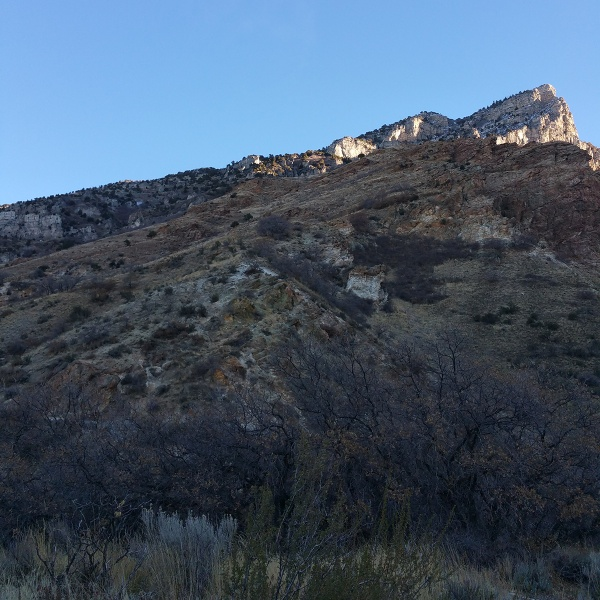
#> input picture test1/pic1.jpg, 600 x 600 px, found by its file name
$ python stitching.py   (older library calls are emulated)
#> lines starting #> are read from the running program, lines starting #| are printed output that depends on the picture; after the words box and inside, x2 and y2 are one past the last pixel; in counts of white or black regions, pixels touching at a corner belong together
### features.py
import numpy as np
import cv2

class FeatureExtractor:
    def __init__(self, type='SIFT'):
        if type=='SIFT':
            self.extractor = cv2.xfeatures2d.SIFT_create()
        elif type=='SURF':
            self.extractor = cv2.xfeatures2d.SURF_create()
        elif type=='ORB':
            self.extractor = cv2.ORB_create()
        else:
            raise typeError("Error, unknown feature type!")

    def getFeatures(self, img):
        kp, des = self.extractor.detectAndCompute(img, None)
        return kp, des

# [11 lines that do not run on import are left out]

### matches.py
import numpy as np
import cv2
from features import FeatureExtractor

MIN_MATCH_COUNT = 10
FLANN_INDEX_KDTREE = 0
LOWES_RATIO = 0.5

class FeatureMatcher:
    def __init__(self):
        index_params = dict(algorithm = FLANN_INDEX_KDTREE, trees = 5)
        search_params = dict(checks = 50)
        self.matcher = cv2.FlannBasedMatcher(index_params, search_params)

    def match(self, des1, des2):
        matches = self.matcher.knnMatch(des2, des1, k=2)

        # store all the good matches as per Lowe's ratio test.
        good = []
        for m, n in matches:
            if m.distance < LOWES_RATIO*n.distance:
                good.append(m)

        return good

    def getTransform(self, kp1, kp2, des1, des2, good=None, type='homography'):
        if good is None:
            good = self.match(des1, des2)

        if len(good)>MIN_MATCH_COUNT:
            src_pts = np.float32([ kp2[m.queryIdx].pt for m in good ]).reshape(-1,1,2)
            dst_pts = np.float32([ kp1[m.trainIdx].pt for m in good ]).reshape(-1,1,2)

            if type=='homography':
                M, mask = cv2.findHomography(src_pts, dst_pts, cv2.RANSAC,5.0)

            if type=='affine':
                M, mask = cv2.estimateAffine2D(src_pts, dst_pts, cv2.RANSAC, ransacReprojThreshold=5.0)
                M = np.append(M, [[0,0,1]], axis=0)

            # matchesMask = mask.ravel().tolist()
        else:
            print("Not enough matches are found - %d/%d" % (len(good), MIN_MATCH_COUNT))
            M, mask = None, None

        return M, mask


# [20 lines that do not run on import are left out]

### stitching.py
import numpy as np
import cv2
from features import FeatureExtractor
from matches import FeatureMatcher
from cylindrical import cylindricalWarpImage
from spherical import warpSpherical
from timeit import default_timer as timer

class Stitcher:
    def __init__(self, image_names=[], f=800, mode='Spherical'):
#> called with f = 800, mode = 'Flat'
        self.__images = []
        self.__image_masks = []
        self.__features = []
        self.__image_pairs = []
        self.__start = None
        self.extractor = FeatureExtractor()
        self.matcher = FeatureMatcher()

        for image_name in image_names:
            img = cv2.imread(image_name)
#> img is the input picture: shape (600, 600, 3); mean B, G, R 104.5, 86, 69.5

            if mode=='Cylindrical':
                self.__transform_method = 'affine'
                #### convert rectangler to cylindrical
                h,w = img.shape[:2]
                start=timer()
                K = np.array([[f, 0, w/2], [0, f, h/2], [0, 0, 1]]) # mock calibration matrix
                cylindrical_img, cylindrical_mask = cylindricalWarpImage(img, K)
                end=timer()
                print("convert time", end-start)
                print("converting", image_name, "to cylindrical ... ")
                # print("cylindrical mask dtype:", cylindrical_mask.dtype)
                # print("cylindrical mask shape:", cylindrical_mask.shape)

                self.__images.append(cylindrical_img)
                self.__image_masks.append(cylindrical_mask)

            if mode=='Spherical':
                self.__transform_method = 'affine'
                #### convert rectangler to spherical
                # f = 3000
                start=timer()
                spherical_img, spherical_mask = warpSpherical(img, f)
                end=timer()
                print("convert time", end-start)
                print("converting", image_name, "to spherical ... ")

                self.__images.append(spherical_img)
                self.__image_masks.append(spherical_mask)

            if mode=='Flat':
                self.__transform_method = 'homography'
                #### flat
                self.__images.append(img)
                self.__image_masks.append(np.ones(img.shape[:2], dtype=np.uint8)*255)

    def prepare_features(self):
        self.__features = []
        for i in range(len(self.__images)):
            # convert images to grayscale
            gray = cv2.cvtColor(self.__images[i], cv2.COLOR_RGB2GRAY)

            # extract features from images
            kp, des = self.extractor.getFeatures(gray)

            # store features
            feature = dict(kp=kp, des=des)
            self.__features.append(feature)

    def is_all_connected(self, all_nodes, connection, s, nodes_visited=set()):
        nodes_visited.add(s)
        for node in connection[s]:
            if node not in nodes_visited:
                self.is_all_connected(all_nodes, connection, node, nodes_visited)

        # print("nodes_visited in is_all_connected", nodes_visited)
        # print("all_nodes in is_all_connected", all_nodes)
        # print("edges in is_all_connected", connection)
        if nodes_visited==all_nodes:
            return True
        else:
            return False

    def bfs_find_pairs(self, connection, s, good_matrix, nodes_visited=set()):
        nodes_visited.add(s)
        for node in connection[s]:
            if node not in nodes_visited:
                pair_details = dict(src_index=s,
                                    dst_index=node,
                                    good_matched_points=good_matrix[s][node])
                self.__image_pairs.append(pair_details)
                self.bfs_find_pairs(connection, node, good_matrix, nodes_visited)

    def find_most_pair_two_images(self):
        #### prepare features
        if self.__features == []:
            self.prepare_features()

        #### initializa
        pair_matrix = np.zeros((len(self.__images), len(self.__images)))
        good_matrix = [[ None for _ in range(len(self.__images))]
                       for _ in range(len(self.__images))]

        #### find matches amount matrix
        print("matching features ...")
        for pre_i in range(len(self.__images)):
            for i in range(len(self.__images)):
                if pre_i==i:
                    continue

                print("matching features on image %d and image %d ..." % (pre_i, i))

                # matches feature
                # good = self.matcher.match(
                #     self.__features[pre_i]['des'], self.__features[i]['des']) # ->
                good = self.matcher.match(
                    self.__features[i]['des'], self.__features[pre_i]['des'])
                pair_matrix[pre_i, i] = len(good)
                good_matrix[pre_i][i] = good

        # print(pair_matrix)

        #### find the most pair image relationship
        image_number = len(pair_matrix)
        maximum_index = np.argmax(pair_matrix)
        row = maximum_index // image_number
        col = maximum_index % image_number
        # print("maximum_index =", maximum_index, "len(pair_matrix) =", image_number)
        # print("row =", row, "col =", col)
        # print("The maximum value is", pair_matrix[row][col])

        pair_matrix[row][col] = -1

        all_nodes = set([i for i in range(image_number)])
        nodes = set()
        nodes.add(row)
        nodes.add(col)

        edges = {}
        edges[row] = set()
        edges[row].add(col)
        edges[col] = set()
        edges[col].add(row)

        # print("all_nodes =", all_nodes)
        # print("nodes =", nodes)
        # print("edges =", edges)

        self.__start = row
        # print("Is a closed tree?", self.is_all_connected(all_nodes, edges, self.__start))
        while not self.is_all_connected(all_nodes, edges, self.__start, set()):
            maximum_index = np.argmax(pair_matrix)
            row = maximum_index // image_number
            col = maximum_index % image_number
            # [4 lines of commented-out code are left out]

            pair_matrix[row][col] = -1

            if row not in nodes:
                edges[row] = set()
            if col not in nodes:
                edges[col] = set()
            edges[row].add(col)
            edges[col].add(row)

            nodes.add(row)
            nodes.add(col)

            # [7 lines of commented-out code are left out]
        self.bfs_find_pairs(edges, self.__start, good_matrix, set())


        # #### find the most pair image relationship (old)
        # pair_amount_sum = np.sum(pair_matrix, axis=1)
        # # print(pair_amount_sum)
        # ordered_index = np.argsort(pair_amount_sum)
        # # ordered_index = np.flip(ordered_index, axis=0)
        # # print(ordered_index)
        # img_index = ordered_index[0]
        # self.__start = img_index
        # for i in range(len(ordered_index)-1):
        #
        #     max_index = np.argmax(pair_matrix[img_index])
        #     # while max_index<i:# max_index in most_pair_image:
        #     #     pair_matrix[img_index][max_index] = 0
        #     #     max_index = np.argmax(pair_matrix[img_index])
        #     most_pair_image[img_index] = max_index
        #     pair_matrix[max_index][img_index] = 0 # avoid linked back
        #     pair_details = dict(src_index=img_index,
        #                         dst_index=max_index,
        #                         good_matched_points=good_matrix[img_index][max_index])
        #     self.__image_pairs.append(pair_details)
        #
        #     # print(pair_matrix)
        #     # print()
        #     img_index = max_index
        # return most_pair_image

    def find_Hs(self):
        # Initialize
        Hs = []
        # prepare pair details
        start = timer()

        if self.__image_pairs == []:
            self.find_most_pair_two_images()
        end = timer()
        print("Find Pair time:",end-start)
        # find Homography matrixes
        for i in range(len(self.__image_pairs)):
            pair = self.__image_pairs[i]
            index1 = pair['src_index']
            index2 = pair['dst_index']
            kp1 = self.__features[index1]['kp']
            kp2 = self.__features[index2]['kp']
            des1 = self.__features[index1]['des']
            des2 = self.__features[index2]['des']

            # get homography
            print("Finding transform for image %d and image %d" % (index1, index2))
            # H, _ = self.matcher.getTransform(kp1, kp2, des1, des2,
            #                                  good=pair['good_matched_points']) # ->
            H, _ = self.matcher.getTransform(kp2, kp1, des2, des1,
                                             good=pair['good_matched_points'],
                                             type=self.__transform_method)

            pair['H'] = H
            Hs.append(H)

        # print(self.__image_pairs)
        return Hs

    def stitch_all(self):
        if self.__start is None or self.__image_pairs==[] or 'H' not in self.__image_pairs[0].keys():
            self.find_Hs()

        shifted_H = np.eye(3)
        img1 = self.__images[self.__start]
        mask1 = self.__image_masks[self.__start]
        shifted_Hs = {}
        shifted_Hs[self.__start] = shifted_H
        print("Start stiching!")
        for i in range(len(self.__image_pairs)):
            pair = self.__image_pairs[i]

            index1 = pair['src_index']
            index2 = pair['dst_index']

            img2 = self.__images[index2]
            mask2 = self.__image_masks[index2]
            print("stiching image %d and image %d" % (index1,index2))


            # H = np.dot(shifted_H, last_H) # ->
            H = np.dot(pair['H'], np.linalg.inv(shifted_Hs[index1])) # <-
            # H = pair['H']


            # img1, shifted_H = self.mix_images(img1, img2, H, type=self.__transform_method) # ->
            img1, mask1, shifted_H = self.mix_images(img2, img1, mask2, mask1, H,
                                                     type=self.__transform_method)

            #### update cumulative translation/transform
            for k, v in shifted_Hs.items():
                shifted_Hs[k] = np.dot(H, shifted_H)
            if index2 not in shifted_Hs.keys():
                shifted_Hs[index2] = shifted_H
            shifted_Hs[index1] = np.dot(H, shifted_H)
#> this loop made 2 passes
#> (cx in mix_images, cy in mix_images, shifted_H) on pass 1: (450, 364, [[1, 0, 253], [0, 1, 96], [0, 0, 1]])
#> pass 1, in mix_images, `new_img2 = cv2.warpPerspective(img2, np.dot(shift_H, H), new_image_size)`:
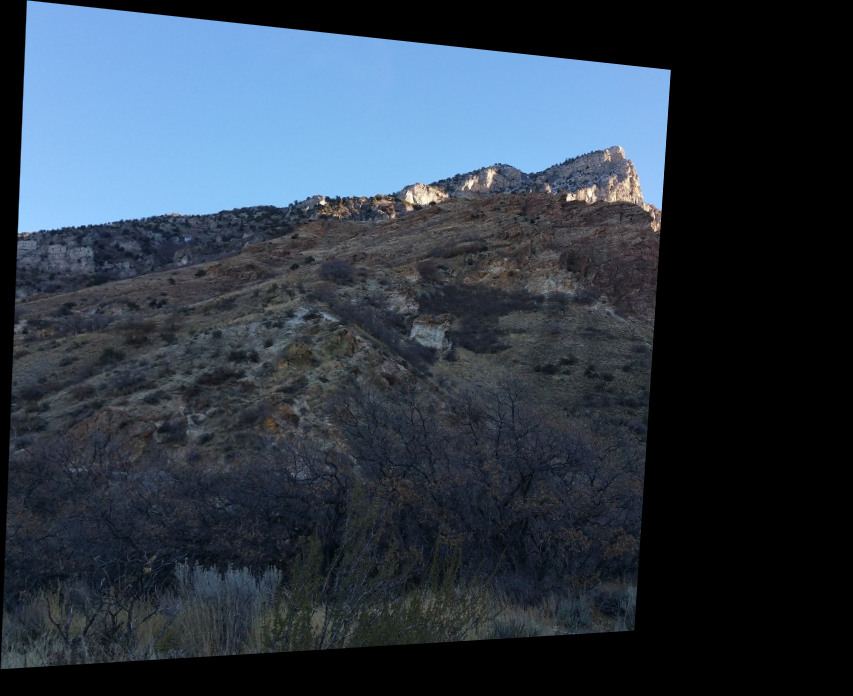
#> new_img2: shape (696, 853, 3); mean B, G, R 71.2, 58.4, 46.9
#> pass 1, in mix_images, `new_mask2 = cv2.warpPerspective(mask2, np.dot(shift_H, H), new_image_s..`:
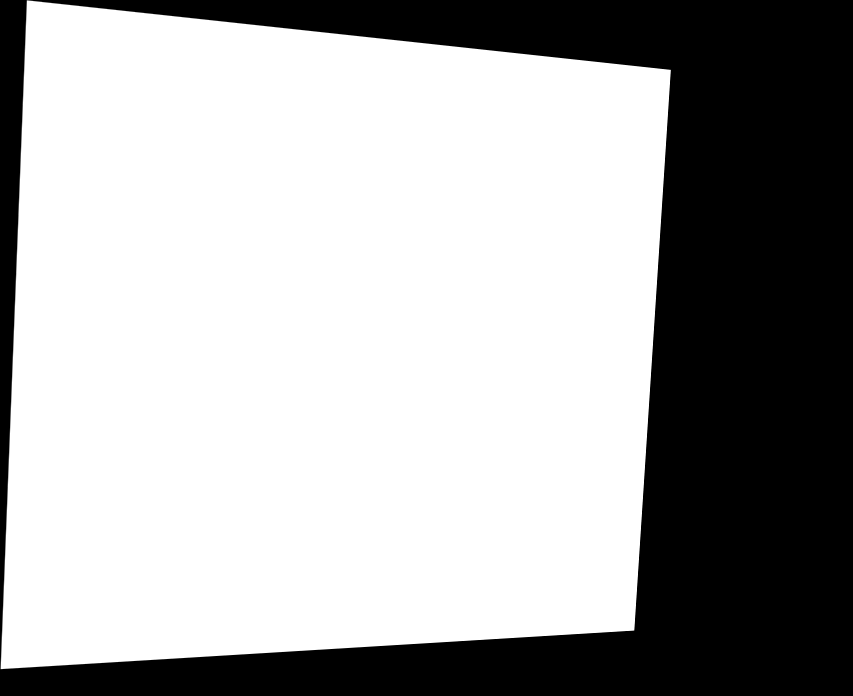
#> new_mask2: shape (696, 853); min 0, max 255, mean 168.9
#> pass 1, in mix_images, `new_img1 = cv2.warpPerspective(img1, shift_H, new_image_size)`:
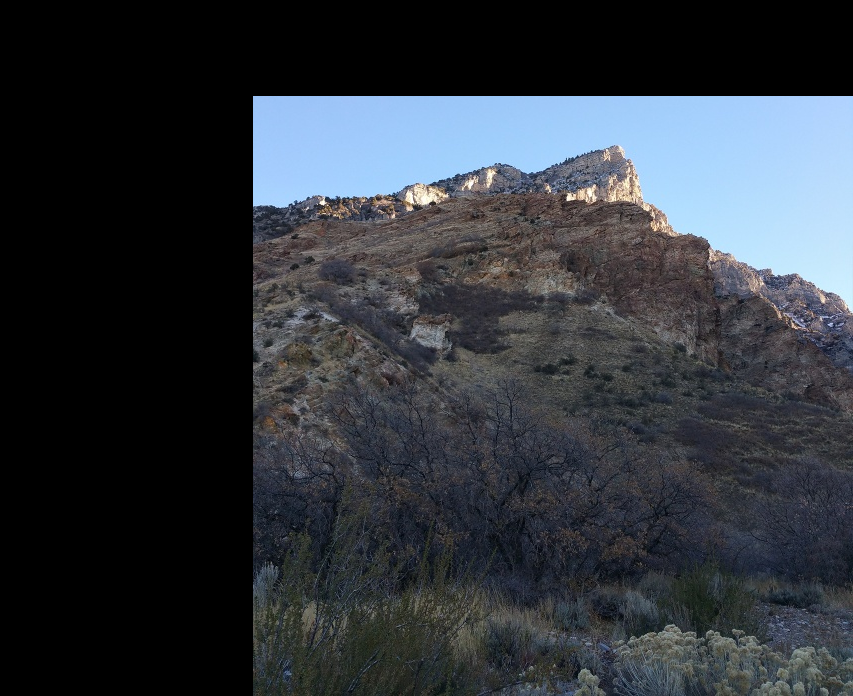
#> new_img1: shape (696, 853, 3); mean B, G, R 61.3, 54.6, 49.5
#> pass 1, in mix_images, `new_mask1 = cv2.warpPerspective(mask1, shift_H, new_image_size)`:
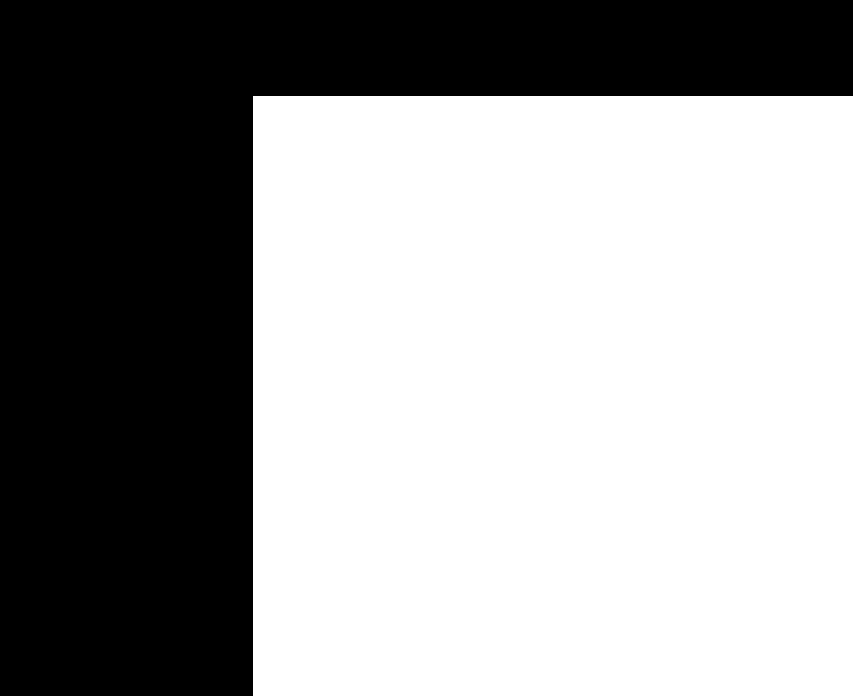
#> new_mask1: shape (696, 853); 60.6% white; 1 black region, box (x1, y1, x2, y2) and area: (0, 0, 853, 696) 233688
#> after the loop:
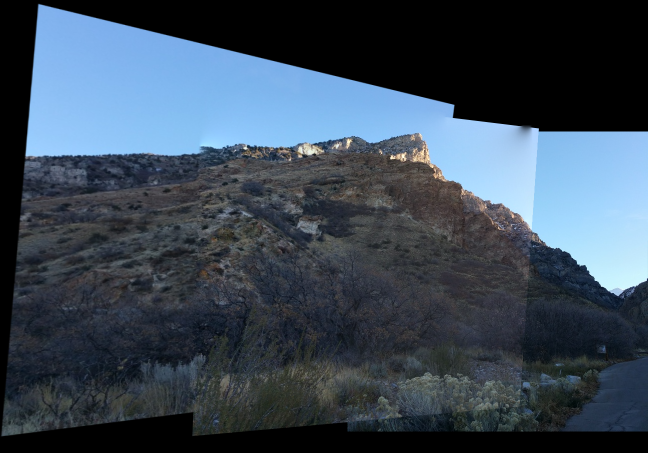
#> img1: shape (905, 1295, 3) (shown at 1/2 size); mean B, G, R 85.9, 72, 58.5
#> after the loop:
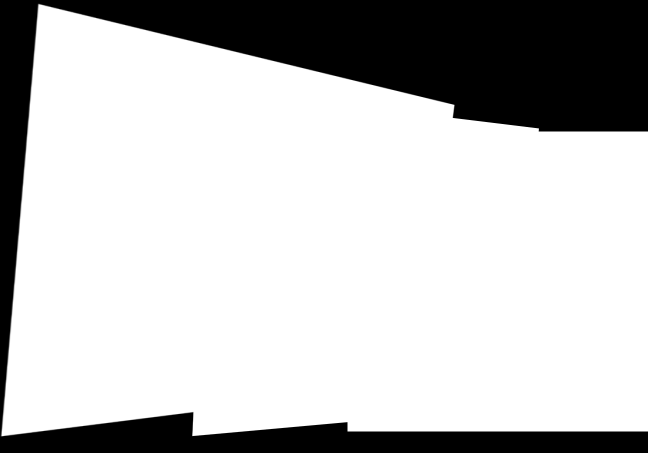
#> mask1: shape (905, 1295) (shown at 1/2 size); min 0, max 255, mean 192.8
#> after the loop, shifted_Hs = {0: [[1.26, -0.0667, 269], [0.131, 1.18, 169.3], [0.000421, 4e-05, 1.19]], 1: [[1.26, -0.0667, 269], [0.131, 1.18, 169.3], [0.000421, 4e-05, 1.19]], 2: [[1, 0, 695], [0, 1, 263], [0, 0, 1]]}

        stiched_image = img1
        return stiched_image

    # [25 lines left out: function old_stitch_all, not called in this run]

    def mix_images(self, img1, img2, mask1, mask2, H, type="affine"):
        """
        This function will stick img2 to img1
        """
        h, w = img2.shape[:2]
        pts = np.float32([[0,0],
                          [0,h-1],
                          [w-1,h-1],
                          [w-1,0]]).reshape(-1,1,2)
        dst = cv2.perspectiveTransform(pts, H)
        # print("H:", H)
        # print("pts:", pts)
        # print("dst:", dst)

        h1, w1 = img1.shape[:2]

        maxs = np.max(dst, axis=0).flatten()
        mins = np.min(dst, axis=0).flatten()
        # print("Maxs:", maxs)
        # print("Mins", mins)

        abs_maxs = np.max([maxs, [w1, h1]], axis=0)
        abs_mins = np.min([mins, [0, 0]], axis=0)
        # print("Absolute minimum:", abs_mins)

        shift_amount = np.ceil([0, 0] - abs_mins).astype(np.int)
        # print("Shift amount:", shift_amount)

        shift_H = cv2.getPerspectiveTransform(
            np.float32([ [0,0],[0,10],[10,10],[10,0] ]).reshape(-1,1,2),
            np.float32([ [shift_amount[0],shift_amount[1]],
                         [shift_amount[0],shift_amount[1]+10],
                         [shift_amount[0]+10,shift_amount[1]+10],
                         [shift_amount[0]+10,shift_amount[1]] ]).reshape(-1,1,2)
        )
        # print("shift_H:", shift_H)

        new_image_size = tuple(np.ceil(abs_maxs - abs_mins).astype(np.int))
        # print("New image size:", new_image_size)

        #### wrap images
        this_shift_H = shift_H
        if type=="homography":
            new_img2 = cv2.warpPerspective(img2, np.dot(shift_H, H), new_image_size)
            new_mask2 = cv2.warpPerspective(mask2, np.dot(shift_H, H), new_image_size)
        if type=="affine":
            new_img2 = cv2.warpAffine(img2, np.dot(shift_H, H)[:2,:], new_image_size)
            new_mask2 = cv2.warpAffine(mask2, np.dot(shift_H, H)[:2,:], new_image_size)

        new_img1 = cv2.warpPerspective(img1, shift_H, new_image_size)
        new_mask1 = cv2.warpPerspective(mask1, shift_H, new_image_size)

        #### blend images
        cross_mask = cv2.bitwise_and(new_mask1, new_mask2)
        M = cv2.moments(cross_mask)

        try:
            cx = int(M['m10']/M['m00'])
            cy = int(M['m01']/M['m00'])
            # print("cx:", cx, "cy", cy)

            new_img = np.maximum(new_img1, new_img2)
            new_img = cv2.seamlessClone(new_img1, new_img, cross_mask, (cx, cy), cv2.NORMAL_CLONE)
        except ZeroDivisionError:
            new_img = np.maximum(new_img1, new_img2)

        # # maximum pixel value blending
        # new_img = np.maximum(new_img1, new_img2)

        # # average blending
        # new_img = ((new_img1.astype(np.uint16) + new_img2.astype(np.uint16)) // 2).astype(np.uint8)

        # # no blending
        # new_img = new_img2.copy()
        # new_img[shift_amount[1]:h+shift_amount[1], shift_amount[0]:w+shift_amount[0]] = new_img1[shift_amount[1]:h+shift_amount[1], shift_amount[0]:w+shift_amount[0]]

        new_img_mask = cv2.bitwise_or(new_mask1, new_mask2)
        return new_img, new_img_mask, this_shift_H


if __name__ == "__main__":
    """ Here is a simple example of using this sticher """
    """
    # load images
    img1 = cv2.imread('../test1/pic1.jpg')
    img2 = cv2.imread('../test1/pic2.jpg')
    img3 = cv2.imread('../test1/pic3.jpg')
    gray1 = cv2.cvtColor(img1, cv2.COLOR_RGB2GRAY)
    gray2 = cv2.cvtColor(img2, cv2.COLOR_RGB2GRAY)
    gray3 = cv2.cvtColor(img3, cv2.COLOR_RGB2GRAY)

    # extract features from images
    extractor = FeatureExtractor()
    kp1, des1 = extractor.getFeatures(gray1)
    kp2, des2 = extractor.getFeatures(gray2)
    kp3, des3 = extractor.getFeatures(gray3)

    # matches feature and get homography
    matcher = FeatureMatcher()
    H, _ = matcher.getTransform(kp1, kp2, des1, des2)

    # stitch the first image and the second image
    stitcher = Stitcher()
    new_img = stitcher.mix_images(img1, img2,
                                  255*np.ones(img1.shape[:2], dtype=img1.dtype),
                                  255*np.ones(img2.shape[:2], dtype=img2.dtype),
                                  H)

    # stich the second image and the third image
    new_img_gray = cv2.cvtColor(new_img, cv2.COLOR_RGB2GRAY)
    new_kp, new_des = extractor.getFeatures(new_img_gray)
    H, _ = matcher.getTransform(new_kp, kp3, new_des, des3)
    new_img = sticher.mix_images(new_img, img3,
                                 255*np.ones(new_img.shape[:2], dtype=new_img.dtype),
                                 255*np.ones(img3.shape[:2], dtype=img3.dtype),
                                 H)
    """

    stitcher = Stitcher([
        '../test1/pic1.jpg',
        '../test1/pic2.jpg',
        '../test1/pic3.jpg',
        ],
        mode='Flat',
        )
    new_img = stitcher.stitch_all()

    cv2.imwrite("new_img.jpg", new_img)
